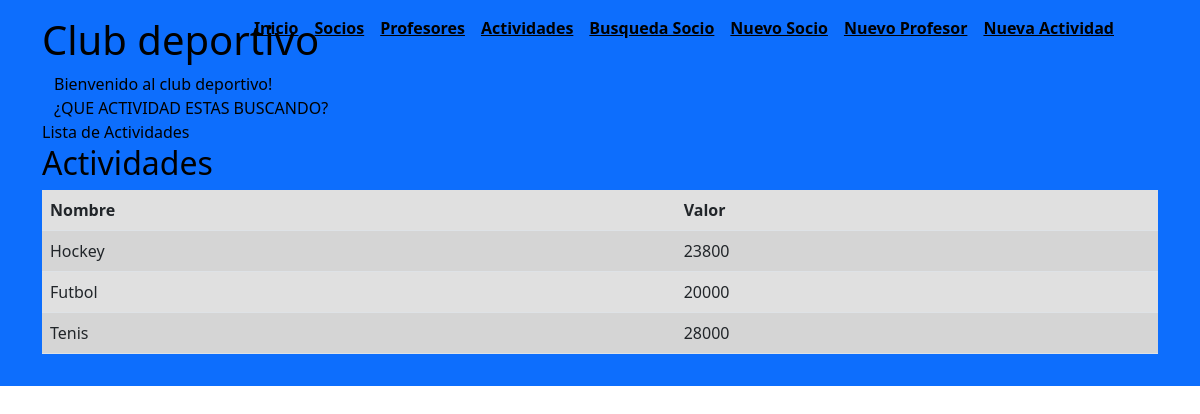
/lista-actividades/, run on an earlier commit of the app's database.
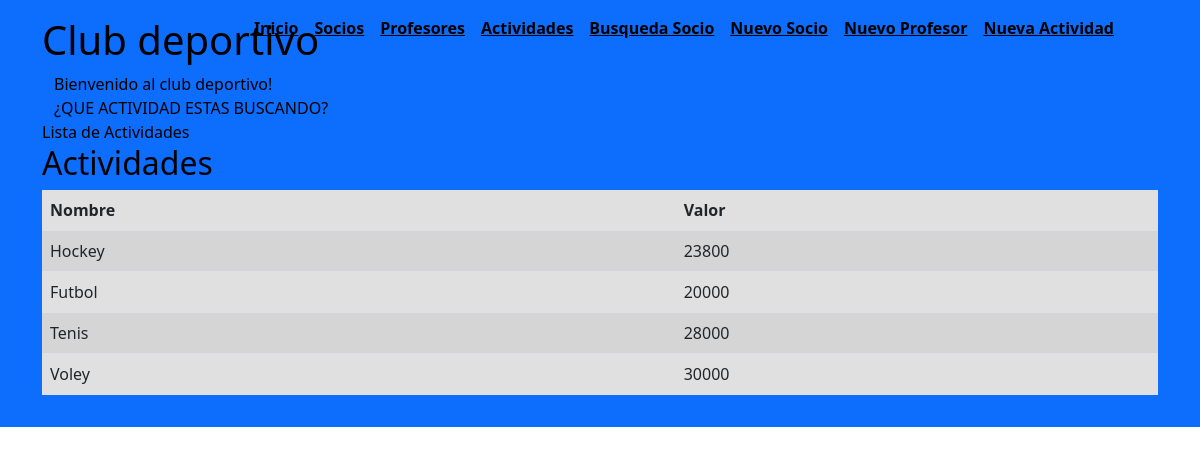
And on a later commit of the database.
### AppProyecto/models.py (models this page shows)
class Actividades(models.Model):
    nombre = models.CharField(max_length=30)
    valor = models.IntegerField()

### AppProyecto/views.py (the view)
# urls.py: path('lista-actividades/', views.lista_actividades, name='lista-actividades'),
def lista_actividades(req):
    actividades = Actividades.objects.all()
    return render(req, 'appProyecto/actividades.html', {'actividades': actividades})

### AppProyecto/templates/appProyecto/actividades.html (shortened to what this page needs)
<!DOCTYPE html>
<html lang="en">
<head>
</head>
<body>
    {% extends "appProyecto/padre.html" %}
    {% load static %}
    {% block contenidoQueCambia %}
    {% block titulo %}Lista de Actividades{% endblock %}
<h2>Actividades</h2>
<table class="table table-striped" style="background-color: rgb(224, 224, 224);">
    <thead>
        <tr>
            <th>Nombre</th>
            <th>Valor</th>
        </tr>
    </thead>
    <tbody>
        {% for actividad in actividades %}
        <tr>
            <td>{{ actividad.nombre }}</td>
            <td>{{ actividad.valor }}</td>
        </tr>
        {% endfor %}
    </tbody>
</table>
    {% endblock %}

What changed in the data, as far as the page shows it:
added Actividades: nombre "Voley", valor "30000"
